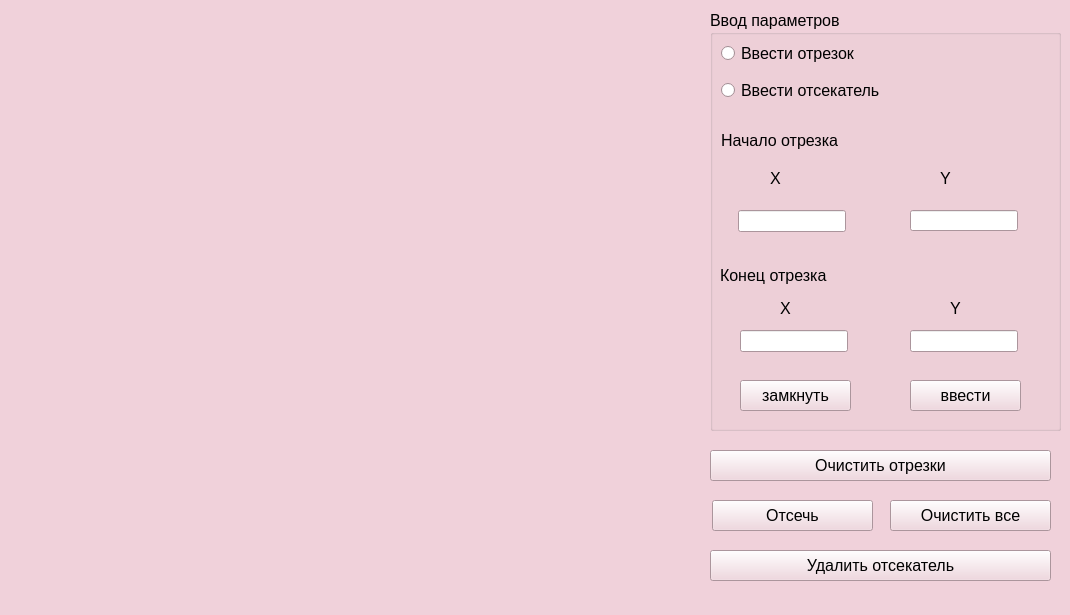
<?xml version="1.0" encoding="UTF-8"?>
<ui version="4.0">
 <class>MainWindow</class>
 <widget class="QMainWindow" name="MainWindow">
  <property name="geometry">
   <rect>
    <x>0</x>
    <y>0</y>
    <width>1070</width>
    <height>615</height>
   </rect>
  </property>
  <property name="palette">
   <palette>
    <active>
     <colorrole role="WindowText">
      <brush brushstyle="SolidPattern">
       <color alpha="255">
        <red>0</red>
        <green>0</green>
        <blue>0</blue>
       </color>
      </brush>
     </colorrole>
     <colorrole role="Button">
      <brush brushstyle="SolidPattern">
       <color alpha="255">
        <red>240</red>
        <green>209</green>
        <blue>218</blue>
       </color>
      </brush>
     </colorrole>
     <colorrole role="Light">
      <brush brushstyle="SolidPattern">
       <color alpha="255">
        <red>255</red>
        <green>255</green>
        <blue>255</blue>
       </color>
      </brush>
     </colorrole>
     <colorrole role="Midlight">
      <brush brushstyle="SolidPattern">
       <color alpha="255">
        <red>247</red>
        <green>232</green>
        <blue>236</blue>
       </color>
      </brush>
     </colorrole>
     <colorrole role="Dark">
      <brush brushstyle="SolidPattern">
       <color alpha="255">
        <red>120</red>
        <green>104</green>
        <blue>109</blue>
       </color>
      </brush>
     </colorrole>
     <colorrole role="Mid">
      <brush brushstyle="SolidPattern">
       <color alpha="255">
        <red>160</red>
        <green>139</green>
        <blue>145</blue>
       </color>
      </brush>
     </colorrole>
     <colorrole role="Text">
      <brush brushstyle="SolidPattern">
       <color alpha="255">
        <red>0</red>
        <green>0</green>
        <blue>0</blue>
       </color>
      </brush>
     </colorrole>
     <colorrole role="BrightText">
      <brush brushstyle="SolidPattern">
       <color alpha="255">
        <red>255</red>
        <green>255</green>
        <blue>255</blue>
       </color>
      </brush>
     </colorrole>
     <colorrole role="ButtonText">
      <brush brushstyle="SolidPattern">
       <color alpha="255">
        <red>0</red>
        <green>0</green>
        <blue>0</blue>
       </color>
      </brush>
     </colorrole>
     <colorrole role="Base">
      <brush brushstyle="SolidPattern">
       <color alpha="255">
        <red>255</red>
        <green>255</green>
        <blue>255</blue>
       </color>
      </brush>
     </colorrole>
     <colorrole role="Window">
      <brush brushstyle="SolidPattern">
       <color alpha="255">
        <red>240</red>
        <green>209</green>
        <blue>218</blue>
       </color>
      </brush>
     </colorrole>
     <colorrole role="Shadow">
      <brush brushstyle="SolidPattern">
       <color alpha="255">
        <red>0</red>
        <green>0</green>
        <blue>0</blue>
       </color>
      </brush>
     </colorrole>
     <colorrole role="AlternateBase">
      <brush brushstyle="SolidPattern">
       <color alpha="255">
        <red>247</red>
        <green>232</green>
        <blue>236</blue>
       </color>
      </brush>
     </colorrole>
     <colorrole role="ToolTipBase">
      <brush brushstyle="SolidPattern">
       <color alpha="255">
        <red>255</red>
        <green>255</green>
        <blue>220</blue>
       </color>
      </brush>
     </colorrole>
     <colorrole role="ToolTipText">
      <brush brushstyle="SolidPattern">
       <color alpha="255">
        <red>0</red>
        <green>0</green>
        <blue>0</blue>
       </color>
      </brush>
     </colorrole>
     <colorrole role="PlaceholderText">
      <brush brushstyle="SolidPattern">
       <color alpha="128">
        <red>0</red>
        <green>0</green>
        <blue>0</blue>
       </color>
      </brush>
     </colorrole>
    </active>
    <inactive>
     <colorrole role="WindowText">
      <brush brushstyle="SolidPattern">
       <color alpha="255">
        <red>0</red>
        <green>0</green>
        <blue>0</blue>
       </color>
      </brush>
     </colorrole>
     <colorrole role="Button">
      <brush brushstyle="SolidPattern">
       <color alpha="255">
        <red>240</red>
        <green>209</green>
        <blue>218</blue>
       </color>
      </brush>
     </colorrole>
     <colorrole role="Light">
      <brush brushstyle="SolidPattern">
       <color alpha="255">
        <red>255</red>
        <green>255</green>
        <blue>255</blue>
       </color>
      </brush>
     </colorrole>
     <colorrole role="Midlight">
      <brush brushstyle="SolidPattern">
       <color alpha="255">
        <red>247</red>
        <green>232</green>
        <blue>236</blue>
       </color>
      </brush>
     </colorrole>
     <colorrole role="Dark">
      <brush brushstyle="SolidPattern">
       <color alpha="255">
        <red>120</red>
        <green>104</green>
        <blue>109</blue>
       </color>
      </brush>
     </colorrole>
     <colorrole role="Mid">
      <brush brushstyle="SolidPattern">
       <color alpha="255">
        <red>160</red>
        <green>139</green>
        <blue>145</blue>
       </color>
      </brush>
     </colorrole>
     <colorrole role="Text">
      <brush brushstyle="SolidPattern">
       <color alpha="255">
        <red>0</red>
        <green>0</green>
        <blue>0</blue>
       </color>
      </brush>
     </colorrole>
     <colorrole role="BrightText">
      <brush brushstyle="SolidPattern">
       <color alpha="255">
        <red>255</red>
        <green>255</green>
        <blue>255</blue>
       </color>
      </brush>
     </colorrole>
     <colorrole role="ButtonText">
      <brush brushstyle="SolidPattern">
       <color alpha="255">
        <red>0</red>
        <green>0</green>
        <blue>0</blue>
       </color>
      </brush>
     </colorrole>
     <colorrole role="Base">
      <brush brushstyle="SolidPattern">
       <color alpha="255">
        <red>255</red>
        <green>255</green>
        <blue>255</blue>
       </color>
      </brush>
     </colorrole>
     <colorrole role="Window">
      <brush brushstyle="SolidPattern">
       <color alpha="255">
        <red>240</red>
        <green>209</green>
        <blue>218</blue>
       </color>
      </brush>
     </colorrole>
     <colorrole role="Shadow">
      <brush brushstyle="SolidPattern">
       <color alpha="255">
        <red>0</red>
        <green>0</green>
        <blue>0</blue>
       </color>
      </brush>
     </colorrole>
     <colorrole role="AlternateBase">
      <brush brushstyle="SolidPattern">
       <color alpha="255">
        <red>247</red>
        <green>232</green>
        <blue>236</blue>
       </color>
      </brush>
     </colorrole>
     <colorrole role="ToolTipBase">
      <brush brushstyle="SolidPattern">
       <color alpha="255">
        <red>255</red>
        <green>255</green>
        <blue>220</blue>
       </color>
      </brush>
     </colorrole>
     <colorrole role="ToolTipText">
      <brush brushstyle="SolidPattern">
       <color alpha="255">
        <red>0</red>
        <green>0</green>
        <blue>0</blue>
       </color>
      </brush>
     </colorrole>
     <colorrole role="PlaceholderText">
      <brush brushstyle="SolidPattern">
       <color alpha="128">
        <red>0</red>
        <green>0</green>
        <blue>0</blue>
       </color>
      </brush>
     </colorrole>
    </inactive>
    <disabled>
     <colorrole role="WindowText">
      <brush brushstyle="SolidPattern">
       <color alpha="255">
        <red>120</red>
        <green>104</green>
        <blue>109</blue>
       </color>
      </brush>
     </colorrole>
     <colorrole role="Button">
      <brush brushstyle="SolidPattern">
       <color alpha="255">
        <red>240</red>
        <green>209</green>
        <blue>218</blue>
       </color>
      </brush>
     </colorrole>
     <colorrole role="Light">
      <brush brushstyle="SolidPattern">
       <color alpha="255">
        <red>255</red>
        <green>255</green>
        <blue>255</blue>
       </color>
      </brush>
     </colorrole>
     <colorrole role="Midlight">
      <brush brushstyle="SolidPattern">
       <color alpha="255">
        <red>247</red>
        <green>232</green>
        <blue>236</blue>
       </color>
      </brush>
     </colorrole>
     <colorrole role="Dark">
      <brush brushstyle="SolidPattern">
       <color alpha="255">
        <red>120</red>
        <green>104</green>
        <blue>109</blue>
       </color>
      </brush>
     </colorrole>
     <colorrole role="Mid">
      <brush brushstyle="SolidPattern">
       <color alpha="255">
        <red>160</red>
        <green>139</green>
        <blue>145</blue>
       </color>
      </brush>
     </colorrole>
     <colorrole role="Text">
      <brush brushstyle="SolidPattern">
       <color alpha="255">
        <red>120</red>
        <green>104</green>
        <blue>109</blue>
       </color>
      </brush>
     </colorrole>
     <colorrole role="BrightText">
      <brush brushstyle="SolidPattern">
       <color alpha="255">
        <red>255</red>
        <green>255</green>
        <blue>255</blue>
       </color>
      </brush>
     </colorrole>
     <colorrole role="ButtonText">
      <brush brushstyle="SolidPattern">
       <color alpha="255">
        <red>120</red>
        <green>104</green>
        <blue>109</blue>
       </color>
      </brush>
     </colorrole>
     <colorrole role="Base">
      <brush brushstyle="SolidPattern">
       <color alpha="255">
        <red>240</red>
        <green>209</green>
        <blue>218</blue>
       </color>
      </brush>
     </colorrole>
     <colorrole role="Window">
      <brush brushstyle="SolidPattern">
       <color alpha="255">
        <red>240</red>
        <green>209</green>
        <blue>218</blue>
       </color>
      </brush>
     </colorrole>
     <colorrole role="Shadow">
      <brush brushstyle="SolidPattern">
       <color alpha="255">
        <red>0</red>
        <green>0</green>
        <blue>0</blue>
       </color>
      </brush>
     </colorrole>
     <colorrole role="AlternateBase">
      <brush brushstyle="SolidPattern">
       <color alpha="255">
        <red>240</red>
        <green>209</green>
        <blue>218</blue>
       </color>
      </brush>
     </colorrole>
     <colorrole role="ToolTipBase">
      <brush brushstyle="SolidPattern">
       <color alpha="255">
        <red>255</red>
        <green>255</green>
        <blue>220</blue>
       </color>
      </brush>
     </colorrole>
     <colorrole role="ToolTipText">
      <brush brushstyle="SolidPattern">
       <color alpha="255">
        <red>0</red>
        <green>0</green>
        <blue>0</blue>
       </color>
      </brush>
     </colorrole>
     <colorrole role="PlaceholderText">
      <brush brushstyle="SolidPattern">
       <color alpha="128">
        <red>0</red>
        <green>0</green>
        <blue>0</blue>
       </color>
      </brush>
     </colorrole>
    </disabled>
   </palette>
  </property>
  <property name="font">
   <font>
    <pointsize>10</pointsize>
   </font>
  </property>
  <property name="windowTitle">
   <string>Лабораторная работа №8. Отсечение выпуклым многоугольником.</string>
  </property>
  <widget class="QWidget" name="centralWidget">
   <widget class="QWidget" name="draw_widget" native="true">
    <property name="geometry">
     <rect>
      <x>10</x>
      <y>10</y>
      <width>690</width>
      <height>590</height>
     </rect>
    </property>
   </widget>
   <widget class="QGroupBox" name="groupBox_2">
    <property name="geometry">
     <rect>
      <x>710</x>
      <y>10</y>
      <width>351</width>
      <height>421</height>
     </rect>
    </property>
    <property name="font">
     <font>
      <pointsize>12</pointsize>
     </font>
    </property>
    <property name="title">
     <string>Ввод параметров</string>
    </property>
    <widget class="QLabel" name="label_10">
     <property name="geometry">
      <rect>
       <x>11</x>
       <y>120</y>
       <width>331</width>
       <height>21</height>
      </rect>
     </property>
     <property name="font">
      <font>
       <pointsize>12</pointsize>
      </font>
     </property>
     <property name="text">
      <string>Начало отрезка</string>
     </property>
    </widget>
    <widget class="QLabel" name="label_11">
     <property name="geometry">
      <rect>
       <x>10</x>
       <y>250</y>
       <width>331</width>
       <height>31</height>
      </rect>
     </property>
     <property name="font">
      <font>
       <pointsize>12</pointsize>
      </font>
     </property>
     <property name="text">
      <string>Конец отрезка</string>
     </property>
    </widget>
    <widget class="QPushButton" name="add_segment_pushButton">
     <property name="geometry">
      <rect>
       <x>200</x>
       <y>370</y>
       <width>111</width>
       <height>31</height>
      </rect>
     </property>
     <property name="font">
      <font>
       <pointsize>12</pointsize>
       <stylestrategy>PreferDefault</stylestrategy>
      </font>
     </property>
     <property name="text">
      <string>ввести</string>
     </property>
    </widget>
    <widget class="QPushButton" name="pushButton">
     <property name="geometry">
      <rect>
       <x>30</x>
       <y>370</y>
       <width>111</width>
       <height>31</height>
      </rect>
     </property>
     <property name="text">
      <string>замкнуть</string>
     </property>
    </widget>
    <widget class="QLabel" name="label">
     <property name="geometry">
      <rect>
       <x>60</x>
       <y>160</y>
       <width>16</width>
       <height>16</height>
      </rect>
     </property>
     <property name="font">
      <font>
       <pointsize>12</pointsize>
      </font>
     </property>
     <property name="text">
      <string>X</string>
     </property>
    </widget>
    <widget class="QLabel" name="label_2">
     <property name="geometry">
      <rect>
       <x>230</x>
       <y>160</y>
       <width>16</width>
       <height>16</height>
      </rect>
     </property>
     <property name="font">
      <font>
       <pointsize>12</pointsize>
      </font>
     </property>
     <property name="text">
      <string>Y</string>
     </property>
    </widget>
    <widget class="QLineEdit" name="y_start_edit">
     <property name="geometry">
      <rect>
       <x>200</x>
       <y>200</y>
       <width>108</width>
       <height>21</height>
      </rect>
     </property>
     <property name="font">
      <font>
       <pointsize>12</pointsize>
      </font>
     </property>
    </widget>
    <widget class="QLineEdit" name="x_start_edit">
     <property name="geometry">
      <rect>
       <x>28</x>
       <y>200</y>
       <width>108</width>
       <height>22</height>
      </rect>
     </property>
     <property name="font">
      <font>
       <pointsize>12</pointsize>
      </font>
     </property>
    </widget>
    <widget class="QRadioButton" name="add_cutter_radioButton">
     <property name="geometry">
      <rect>
       <x>11</x>
       <y>70</y>
       <width>331</width>
       <height>21</height>
      </rect>
     </property>
     <property name="text">
      <string>Ввести отсекатель</string>
     </property>
    </widget>
    <widget class="QRadioButton" name="add_segment_radioButton">
     <property name="geometry">
      <rect>
       <x>11</x>
       <y>33</y>
       <width>331</width>
       <height>21</height>
      </rect>
     </property>
     <property name="text">
      <string>Ввести отрезок</string>
     </property>
    </widget>
    <widget class="QLabel" name="label_8">
     <property name="geometry">
      <rect>
       <x>70</x>
       <y>290</y>
       <width>16</width>
       <height>16</height>
      </rect>
     </property>
     <property name="font">
      <font>
       <pointsize>12</pointsize>
      </font>
     </property>
     <property name="text">
      <string>X</string>
     </property>
    </widget>
    <widget class="QLineEdit" name="x_end_edit">
     <property name="geometry">
      <rect>
       <x>30</x>
       <y>320</y>
       <width>108</width>
       <height>22</height>
      </rect>
     </property>
     <property name="font">
      <font>
       <pointsize>12</pointsize>
      </font>
     </property>
    </widget>
    <widget class="QLineEdit" name="y_end_edit">
     <property name="geometry">
      <rect>
       <x>200</x>
       <y>320</y>
       <width>108</width>
       <height>22</height>
      </rect>
     </property>
     <property name="font">
      <font>
       <pointsize>12</pointsize>
      </font>
     </property>
    </widget>
    <widget class="QLabel" name="label_9">
     <property name="geometry">
      <rect>
       <x>240</x>
       <y>290</y>
       <width>16</width>
       <height>16</height>
      </rect>
     </property>
     <property name="font">
      <font>
       <pointsize>12</pointsize>
      </font>
     </property>
     <property name="text">
      <string>Y</string>
     </property>
    </widget>
   </widget>
   <widget class="QPushButton" name="clear_segments_pushButton">
    <property name="geometry">
     <rect>
      <x>710</x>
      <y>450</y>
      <width>341</width>
      <height>31</height>
     </rect>
    </property>
    <property name="font">
     <font>
      <pointsize>12</pointsize>
     </font>
    </property>
    <property name="text">
     <string>Очистить отрезки</string>
    </property>
   </widget>
   <widget class="QPushButton" name="clear_all_pushButton">
    <property name="geometry">
     <rect>
      <x>890</x>
      <y>500</y>
      <width>161</width>
      <height>31</height>
     </rect>
    </property>
    <property name="font">
     <font>
      <pointsize>12</pointsize>
     </font>
    </property>
    <property name="text">
     <string>Очистить все</string>
    </property>
   </widget>
   <widget class="QPushButton" name="cut_pushButton">
    <property name="geometry">
     <rect>
      <x>712</x>
      <y>500</y>
      <width>161</width>
      <height>31</height>
     </rect>
    </property>
    <property name="font">
     <font>
      <pointsize>12</pointsize>
     </font>
    </property>
    <property name="text">
     <string>Отсечь</string>
    </property>
   </widget>
   <widget class="QPushButton" name="clear_cutter_pushButton">
    <property name="geometry">
     <rect>
      <x>710</x>
      <y>550</y>
      <width>341</width>
      <height>31</height>
     </rect>
    </property>
    <property name="font">
     <font>
      <pointsize>12</pointsize>
     </font>
    </property>
    <property name="text">
     <string>Удалить отсекатель</string>
    </property>
   </widget>
  </widget>
 </widget>
 <layoutdefault spacing="6" margin="11"/>
 <resources/>
 <connections/>
</ui>
